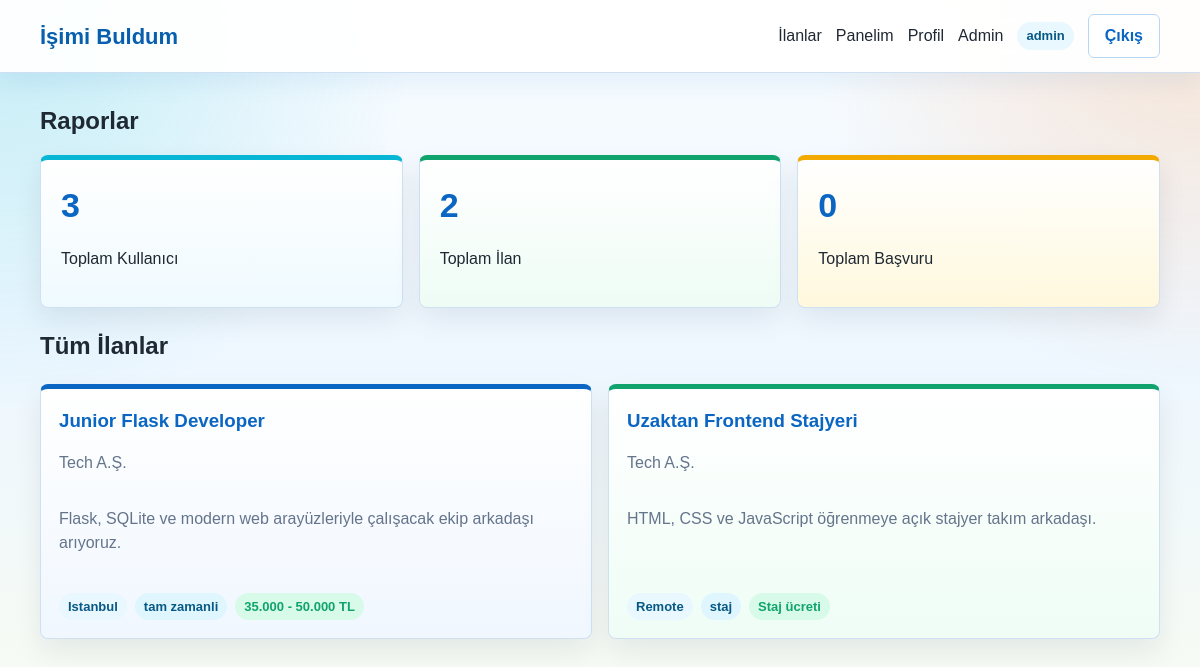
The page /admin/reports (signed in) on the database its author committed.
### tables this page shows
CREATE TABLE users (
            id INTEGER PRIMARY KEY AUTOINCREMENT,
            username TEXT NOT NULL,
            email TEXT NOT NULL UNIQUE,
            password_hash TEXT NOT NULL,
            user_type TEXT NOT NULL CHECK(user_type IN ('jobseeker', 'employer', 'admin')),
            bio TEXT DEFAULT '',
            beceriler TEXT DEFAULT '',
            sehir TEXT DEFAULT '',
            ozgecmis_metni TEXT DEFAULT '',
            sirket_adi TEXT DEFAULT '',
            sirket_aciklamasi TEXT DEFAULT '',
            website TEXT DEFAULT '',
            active INTEGER NOT NULL DEFAULT 1,
            created_at TEXT NOT NULL DEFAULT CURRENT_TIMESTAMP
        );

CREATE TABLE jobs (
            id INTEGER PRIMARY KEY AUTOINCREMENT,
            baslik TEXT NOT NULL,
            aciklama TEXT NOT NULL,
            maas TEXT DEFAULT '',
            sehir TEXT NOT NULL,
            is_turu TEXT NOT NULL CHECK(is_turu IN ('tam_zamanli', 'yari_zamanli', 'uzaktan', 'staj')),
            employer_id INTEGER NOT NULL,
            olusturulma_tarihi TEXT NOT NULL DEFAULT CURRENT_TIMESTAMP,
            aktif_mi INTEGER NOT NULL DEFAULT 1,
            FOREIGN KEY (employer_id) REFERENCES users(id)
        );

### routes/admin_routes.py (the view)
@admin_bp.route("/reports")
@role_required("admin")
def reports():
    return render_template("admin/reports.html", counts=get_report_counts(), jobs=list_jobs(include_inactive=True))

### database.py (called while the page is built)
def get_connection():
    conn = sqlite3.connect(DB_PATH)
    conn.row_factory = sqlite3.Row
    conn.execute("PRAGMA foreign_keys = ON")
    return conn

def fetch_one(query, params=()):
    with get_connection() as conn:
        return conn.execute(query, params).fetchone()

def fetch_all(query, params=()):
    with get_connection() as conn:
        return conn.execute(query, params).fetchall()

def get_user_by_id(user_id):
    return fetch_one("SELECT * FROM users WHERE id = ?", (user_id,))

def list_jobs(keyword="", sehir="", is_turu="", include_inactive=False):
    query = """
        SELECT jobs.*, users.sirket_adi, users.username AS employer_name
        FROM jobs
        JOIN users ON users.id = jobs.employer_id
        WHERE (? = 1 OR jobs.aktif_mi = 1)
          AND (? = '' OR LOWER(jobs.baslik) LIKE LOWER(?))
          AND (? = '' OR LOWER(jobs.sehir) LIKE LOWER(?))
          AND (? = '' OR jobs.is_turu = ?)
        ORDER BY jobs.olusturulma_tarihi DESC
    """
    keyword_like = f"%{keyword}%"
    city_like = f"%{sehir}%"
    return fetch_all(query, (1 if include_inactive else 0, keyword, keyword_like, sehir, city_like, is_turu, is_turu))

def get_report_counts():
    users = fetch_one("SELECT COUNT(*) AS total FROM users")["total"]
    jobs = fetch_one("SELECT COUNT(*) AS total FROM jobs")["total"]
    applications = fetch_one("SELECT COUNT(*) AS total FROM applications")["total"]
    active_jobs = fetch_one("SELECT COUNT(*) AS total FROM jobs WHERE aktif_mi = 1")["total"]
    return {
        "users": users,
        "jobs": jobs,
        "applications": applications,
        "active_jobs": active_jobs,
    }

### routes/__init__.py (called while the page is built)
def current_user():
    user_id = session.get("user_id")
    if not user_id:
        return None
    return get_user_by_id(user_id)

def role_required(*roles):
    def decorator(view):
        @wraps(view)
        def wrapper(*args, **kwargs):
            user = current_user()
            if not user:
                flash("Devam etmek için giriş yapmalısınız.", "error")
                return redirect(url_for("auth.login"))
            if user["user_type"] not in roles:
                flash("Bu sayfaya erişim yetkiniz yok.", "error")
                return redirect(url_for("job.index"))
            return view(*args, **kwargs)
        return wrapper
    return decorator

### routes/admin_routes.py (called while the page is built)
@admin_bp.context_processor
def inject_user():
    return {"current_user": current_user()}

### templates/admin/reports.html (shortened to what this page needs)
{% extends "base.html" %}
{% block content %}
<section class="section-header"><h1>Raporlar</h1></section>
<div class="stats-grid">
    <div class="stat"><span>{{ counts.users }}</span><p>Toplam Kullanıcı</p></div>
    <div class="stat"><span>{{ counts.jobs }}</span><p>Toplam İlan</p></div>
    <div class="stat"><span>{{ counts.applications }}</span><p>Toplam Başvuru</p></div>
</div>
<h2>Tüm İlanlar</h2>
<div class="job-grid">
    {% for job in jobs %}
        {% include "jobs/_card.html" %}
    {% endfor %}
</div>
{% endblock %}

### templates/base.html (shortened to what this page needs)
<!doctype html>
<html lang="tr">
<head>
    <link rel="stylesheet" href="{{ url_for('static', filename='css/style.css') }}">
</head>
<body>
    <nav class="navbar">
        <a class="brand" href="{{ url_for('job.index') }}">İşimi Buldum</a>
        <div class="nav-links" data-menu>
            <a href="{{ url_for('job.jobs') }}">İlanlar</a>
            {% if current_user %}
                <a href="{{ url_for('job.dashboard') }}">Panelim</a>
                <a href="{{ url_for('profile.view') }}">Profil</a>
                {% if current_user.user_type == 'admin' %}
                    <a href="{{ url_for('admin.users') }}">Admin</a>
                {% endif %}
                <span class="role-pill">{{ current_user.user_type }}</span>
                <a class="button ghost" href="{{ url_for('auth.logout') }}">Çıkış</a>
            {% else %}
                <a href="{{ url_for('auth.login') }}">Giriş</a>
                <a class="button" href="{{ url_for('auth.register') }}">Kayıt Ol</a>
            {% endif %}
        </div>
    </nav>
    <main class="page">
        {% block content %}{% endblock %}
    </main>
</body>
</html>

### templates/jobs/_card.html (shortened to what this page needs)
<article class="job-card">
    <div class="job-card-head">
        <div>
            <h3><a href="{{ url_for('job.detail', job_id=job.id) }}">{{ job.baslik }}</a></h3>
            <p>{{ job.sirket_adi or job.employer_name }}</p>
        </div>
    </div>
    <p class="job-desc">{{ job.aciklama[:150] }}{% if job.aciklama|length > 150 %}...{% endif %}</p>
    <div class="badges">
        <span class="badge">{{ job.sehir }}</span>
        <span class="badge blue">{{ job.is_turu|replace('_', ' ') }}</span>
        {% if job.maas %}<span class="badge green">{{ job.maas }}</span>{% endif %}
    </div>
</article>

### static/css/style.css (style rules this page uses)
:root { --bg: #eef7ff; --panel: #ffffff; --text: #1f2933; --muted: #64748b; --primary: #0a66c2; --primary-dark: #004182; --border: #cfe0f2; --green: #10a36d; --yellow: #f2a900; --red: #ef4444; --cyan: #06b6d4; --orange: #f97316; --pink: #ec4899; }
* { box-sizing: border-box; }
body { margin: 0; background: radial-gradient(circle at top left, rgba(6, 182, 212, 0.22), transparent 30%), radial-gradient(circle at top right, rgba(249, 115, 22, 0.18), transparent 28%), linear-gradient(180deg, #f8fcff 0%, var(--bg) 52%, #f7fbf3 100%); color: var(--text); font-family: Arial, Helvetica, sans-serif; line-height: 1.5; }
a { color: inherit; text-decoration: none; }
.navbar { position: sticky; top: 0; z-index: 10; display: flex; align-items: center; justify-content: space-between; gap: 18px; padding: 14px max(18px, calc((100vw - 1120px) / 2)); background: rgba(255, 255, 255, 0.94); border-bottom: 1px solid var(--border); box-shadow: 0 10px 24px rgba(10, 102, 194, 0.08); backdrop-filter: blur(12px); }
.brand { color: #075fae; font-size: 22px; font-weight: 800; }
.nav-links { display: flex; align-items: center; gap: 14px; }
.page { width: min(1120px, calc(100% - 32px)); margin: 28px auto 64px; }
.eyebrow, .muted, .section-header p, .job-card p { color: var(--muted); }
.button { display: inline-flex; align-items: center; justify-content: center; min-height: 40px; padding: 9px 16px; border: 1px solid transparent; border-radius: 6px; background: linear-gradient(135deg, var(--primary), var(--cyan)); color: white; font-weight: 700; cursor: pointer; box-shadow: 0 8px 18px rgba(10, 102, 194, 0.18); }
.button.ghost { background: white; color: var(--primary); border-color: #b7d8f4; box-shadow: none; }
.section-header { display: flex; align-items: end; justify-content: space-between; gap: 16px; margin: 30px 0 16px; }
.section-header h1, .section-header h2 { margin: 0; }
.job-grid { display: grid; grid-template-columns: repeat(auto-fit, minmax(260px, 1fr)); gap: 16px; }
.job-card, .detail-panel, .auth-card, .stat { border: 1px solid var(--border); border-radius: 8px; background: var(--panel); box-shadow: 0 12px 28px rgba(15, 23, 42, 0.08); }
.job-card { position: relative; overflow: hidden; padding: 18px; border-top: 5px solid var(--primary); }
.job-card:nth-child(4n + 1) { border-top-color: var(--primary); background: linear-gradient(180deg, #ffffff, #f0f7ff); }
.job-card:nth-child(4n + 2) { border-top-color: var(--green); background: linear-gradient(180deg, #ffffff, #effdf6); }
.job-card h3 { margin: 0 0 4px; }
.job-card h3 a { color: var(--primary); }
.job-card-head, .detail-head { display: flex; justify-content: space-between; gap: 14px; }
.job-desc { min-height: 70px; }
.badges { display: flex; flex-wrap: wrap; gap: 8px; }
.badge, .role-pill, .status { display: inline-flex; align-items: center; min-height: 26px; padding: 4px 9px; border-radius: 999px; background: #e9f7ff; color: #075985; font-size: 13px; font-weight: 700; }
.badge.blue { background: #dff6ff; color: #075985; }
.badge.green, .status.kabul_edildi { background: #d7fbe8; color: var(--green); }
.stats-grid { display: grid; grid-template-columns: repeat(auto-fit, minmax(180px, 1fr)); gap: 16px; margin-bottom: 20px; }
.stat { padding: 20px; border-top: 5px solid var(--cyan); background: linear-gradient(180deg, #ffffff, #effaff); }
.stat:nth-child(2) { border-top-color: var(--green); background: linear-gradient(180deg, #ffffff, #eefcf5); }
.stat:nth-child(3) { border-top-color: var(--yellow); background: linear-gradient(180deg, #ffffff, #fff8dd); }
.stat span { font-size: 34px; font-weight: 800; color: var(--primary); }

### rows shown on the page
users: user_type "admin"
jobs: baslik "Junior Flask Developer", sirket_adi "Tech A.Ş.", aciklama "Flask, SQLite ve modern web arayüzleriyle çalışacak ekip arkadaşı arıyoruz.", sehir "Istanbul", is_turu "tam zamanli", maas "35.000 - 50.000 TL"
jobs: baslik "Uzaktan Frontend Stajyeri", sirket_adi "Tech A.Ş.", aciklama "HTML, CSS ve JavaScript öğrenmeye açık stajyer takım arkadaşı.", sehir "Remote", is_turu "staj", maas "Staj ücreti"

### other values the page prints
{{ counts.users }} "3"
{{ counts.jobs }} "2"
{{ counts.applications }} "0"
